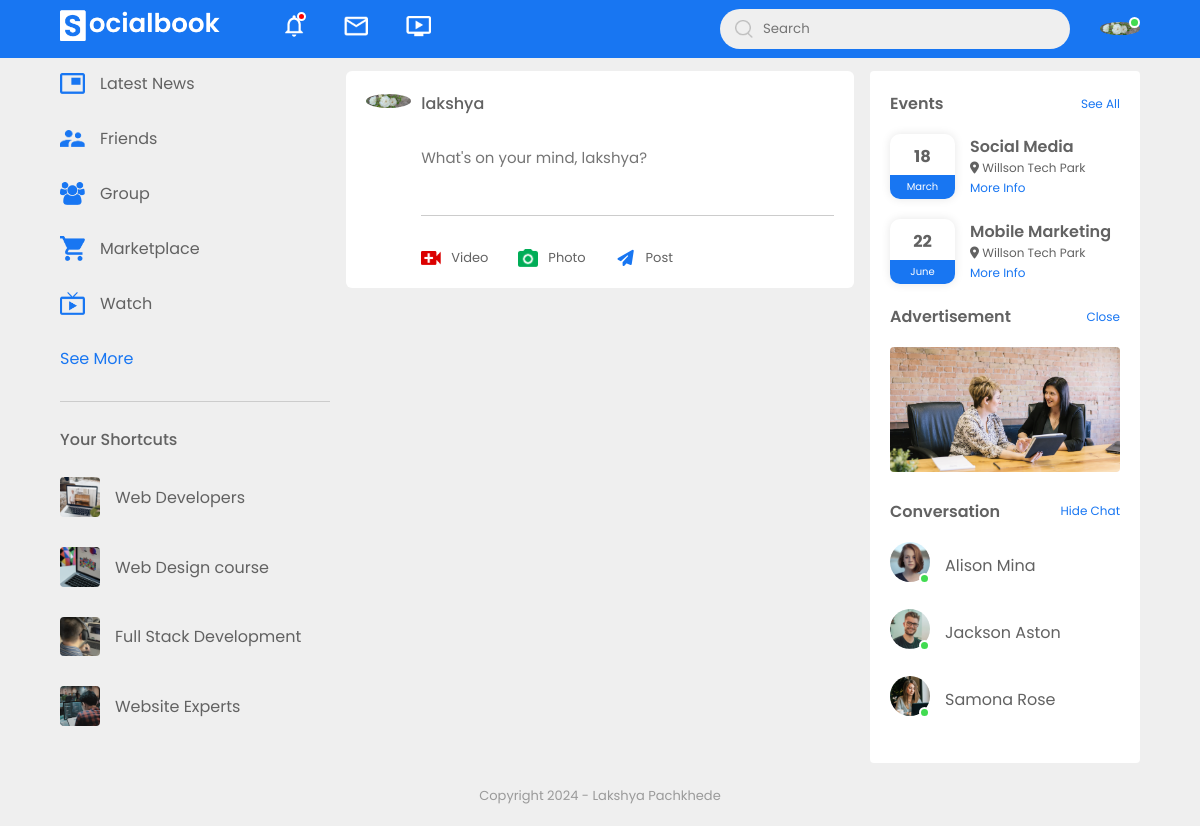
Before: / (signed in) with the older database file.
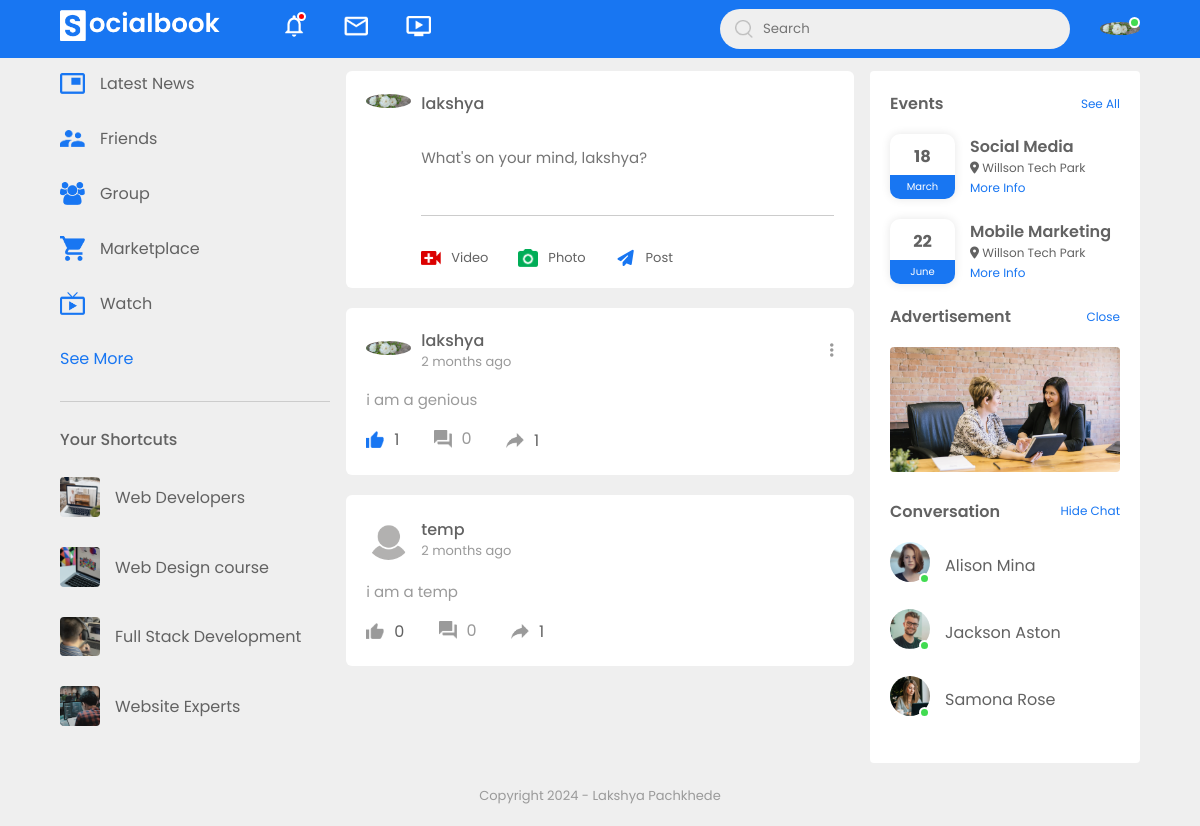
After: the same page with the newer database file.
### users/models.py (models this page shows, shortened)
class Profile(models.Model):
    user = models.OneToOneField(User, on_delete=models.CASCADE)
    intro = models.CharField(max_length=100, blank=True)
    banner_image = models.ImageField(default="default-banner.jpg", upload_to="profile_pics/banner")
    user_image = models.ImageField(default="default.png", upload_to="profile_pics/user_image")
    works = models.CharField(blank=True, max_length=50)
    education = models.CharField(blank=True, max_length=50)
    home = models.CharField(blank=True, max_length=50)
    location = models.CharField(blank=True, max_length=50)
    friends = models.ManyToManyField('self', blank=True, symmetrical=False, related_name="friends_with")

### posts/models.py (models this page shows, shortened)
class Post(models.Model):
    author = models.ForeignKey(User, on_delete=models.CASCADE)
    date_posted = models.DateTimeField(auto_now_add=True)
    caption = models.TextField()
    images = models.ManyToManyField("Image", related_name="photo_post", blank=True)

### posts/views.py (the view)
# urls.py: path('', views.PostListView.as_view(), name='post-home'),
class PostListView(LoginRequiredMixin, ListView):
    template_name = 'posts/home.html'
    context_object_name = 'posts'
    paginate_by = 5
    def get_queryset(self):
        user_profile = self.request.user.profile
        friends = user_profile.friends.all()
        friends_user = friends.values_list('user', flat=True)
        friends_posts = Post.objects.filter(
            Q(author__in=friends_user) | Q(shares__shared_by__in=friends_user)
        ).distinct().annotate(total_shares=Count('shares'), total_likes=Count('likes')).order_by('-date_posted')
        popular_posts = Post.objects.exclude(
            Q(author__in=friends_user) | Q(shares__shared_by__in=friends_user)
        ).annotate(
            total_shares=Count('shares'), total_likes=Count('likes')
        ).order_by("-total_likes", "-total_shares", "-date_posted")
        posts = list(friends_posts) + list(popular_posts)
        return posts

### posts/templatetags/custom_filters.py (called while the page is built)
@register.filter(name='has_liked')
def has_liked(post, user):
    return post.likes.filter(author=user).exists()

### posts/templates/posts/home.html (shortened to what this page needs)
{% extends "posts/base.html" %}
{% load static %}
{% load custom_filters %}
{% block content %}
<div class="main">
    <div class="left-sidebar">
        <div class="imp-links">
            <a href="#"><img src="{% static "posts/images/news.png" %}"> Latest News</a>
            <a href="#"><img src="{% static "posts/images/friends.png" %}"> Friends</a>
            <a href="#"><img src="{% static "posts/images/group.png" %}"> Group</a>
            <a href="#"><img src="{% static "posts/images/marketplace.png" %}"> Marketplace</a>
            <a href="#"><img src="{% static "posts/images/watch.png" %}"> Watch</a>
            <a href="#">See More</a>
        </div>
        <div class="shortcut-links">
            <p>Your Shortcuts</p>
            <a href="#"><img src="{% static "posts/images/shortcut-1.png" %}"> Web Developers</a>
            <a href="#"><img src="{% static "posts/images/shortcut-2.png" %}"> Web Design course</a>
            <a href="#"><img src="{% static "posts/images/shortcut-3.png" %}"> Full Stack Development</a>
            <a href="#"><img src="{% static "posts/images/shortcut-4.png" %}"> Website Experts</a>
        </div>
    </div>
    <div class="main-content">
        <div class="write-post-container ">
            <div class="user-profile">
                <img src="{{ user.profile.user_image.url }}">
                <div>
                    <p>{{ user.username }}</p>
                </div>
            </div>
            <div class="post-input-container">
                <form method="post" enctype="multipart/form-data" action={% url "post-create" %}>
                <textarea rows="3" name="caption" placeholder="What's on your mind, {{ user.username }}?" class="post-text"></textarea>
                <div class="add-post-links">
                    <a href="#"><img src="{% static "posts/images/live-video.png" %}"> Video</a>
                    <a href="{% url "post-create" %}"><img src="{% static "posts/images/photo.png" %}"> Photo</a>
                    <a><button class="hide-button" type="submit">Post</button></a>
                </div>
            </div>
        </div>
        {% for post in posts %}
            <div class="post-container">
                <div class="post-row">
                    <div class="user-profile">
                        <a href="{% url "profile" post.author.username %}"><img src="{{ post.author.profile.user_image.url }}"></a>
                        <div>
                            <p>{{ post.author.username }}</p>
                            <span>{{ post.date_posted|timesince }} ago</span>
                        </div>
                    </div>
                    {% if post.author == user %}
                    <div class="menu-container menu{{ post.id }}">
                        <a class="menu-icon" onclick="toggleDropdown('menu{{ post.id }}')">
                            <i class="fas fa-ellipsis-v"></i>
                        </a>
                    </div>
                    {% endif %}
                </div>
                <a href="{% url "post-detail" post.pk %}" class="post-text"><p class="post-text">{{ post.caption|truncatewords:20 }}</p></a>
                <div class="post-row">
                    <div class="activity-icons">
                        <div id="like-section-{{post.id}}">
                            {% if post|has_liked:user %}
                                <img src="{% static "posts/images/like-blue.png" %}" id="like-icon-{{post.id}}" class="like-icon" data-liked="true">
                            {% else %}
                                <img src="{% static "posts/images/like.png" %}" id="like-icon-{{post.id}}" class="like-icon" data-liked="false">
                            {% endif %}
                            <span id="likes-count-{{post.id}}">{{ post.total_likes }}</span>
                        </div>
                        <a href="{% url "post-detail" post.pk%}"><div><img src="{% static "posts/images/comments.png" %}">{{ post.comments.count }}</div></a>
                        <div class="share-btn" data-post-id={{post.id}}><img src="{% static "posts/images/share.png" %}">  <span id="share-count-{{post.id}}">{{ post.total_shares }}</span></div>
                    </div>
                </div>
            </div>
        {% endfor %}
    </div>
    <div class="right-sidebar">
        <div class="sidebar-title">
            <h4>Events</h4>
            <a href="#">See All</a>
        </div>
        <div class="event">
            <div class="left-event">
                <h3>18</h3>
                <span>March</span>
            </div>
            <div class="right-event">
                <h4>Social Media</h4>
                <p><i class="fa-solid fa-location-dot"></i> Willson Tech Park</p>
                <a href="#">More Info</a>
            </div>
        </div>
        <div class="event">
            <div class="left-event">
                <h3>22</h3>
                <span>June</span>
            </div>
            <div class="right-event">
                <h4>Mobile Marketing</h4>
                <p><i class="fa-solid fa-location-dot"></i> Willson Tech Park</p>
                <a href="#">More Info</a>
            </div>
        </div>
        <div class="sidebar-title">
            <h4>Advertisement</h4>
            <a href="#">Close</a>
        </div>
        <img src="{% static "posts/images/advertisement.png" %}" class="sidebar-ads">
        <div class="sidebar-title">
            <h4>Conversation</h4>
            <a href="#">Hide Chat</a>
        </div>
        <div class="online-list">
            <div class="online">
                <img src="{% static "posts/images/member-1.png" %}">
            </div>
            <p>Alison Mina</p>
        </div>
        <div class="online-list">
            <div class="online">
                <img src="{% static "posts/images/member-2.png" %}">
            </div>
            <p>Jackson Aston</p>
        </div>
        <div class="online-list">
            <div class="online">
                <img src="{% static "posts/images/member-3.png" %}">
            </div>
            <p>Samona Rose</p>
        </div>
    </div>
</div>
{% endblock content %}

### posts/templates/posts/base.html (shortened to what this page needs)
{% load static %}
<!DOCTYPE html>
<html lang="en">
<head>
    <link rel="stylesheet" href="https://cdn.jsdelivr.net/npm/swiper@11/swiper-bundle.min.css" />
    <link rel="stylesheet" href="{% static "posts/style.css" %}">
    <link rel="stylesheet" href="{% static "posts/post_detail.css" %}">
    <link  href="{% static "users/cropperjs/cropper.css" %}" rel="stylesheet">
</head>
<body>
    <nav>
        <div class="nav-left">
            <a href="{% url "post-home" %}">
                <img src="{% static "posts/images/logo2.png" %}" class="logo">
            </a>
            <ul>
                <li>
                    <a href="{% url "notifications" %}" class="notification-red"><img src="{% static "posts/images/notification.png" %}"></a>
                </li>
                <li>
                    <img src="{% static "posts/images/inbox.png" %}">
                </li>
                <li>
                    <img src="{% static "posts/images/video.png" %}">
                </li>
            </ul>
        </div>
        <div class="nav-right">
            <div class="search-box">
                <form method="GET" action="{% url 'search' %}">
                <img src="{% static "posts/images/search.png" %}">
                <input type="text" placeholder="Search" name="q" required>
                </form>
            </div>
            <div class="nav-user-icon online" onclick="settingsMenuToogle()">
                <img src="{{ user.profile.user_image.url }}">
            </div>
        </div>
    </nav>
    {% block content %}
    {% endblock content %}
    <div class="footer">
        <p>Copyright 2024 - Lakshya Pachkhede</p>
    </div>
</body>
</html>

### posts/static/posts/post_detail.css (style rules this page uses)
.hide-button { background: transparent; border: 0; }

Changed rows visible on the page:
added Post: author.profile.user_image (picture), author.username "lakshya", date_posted "2 months", caption "i am a genious", total_likes "1", comments.count "0", total_shares "1"
added Post: author.profile.user_image (placeholder picture), author.username "temp", date_posted "2 months", caption "i am a temp", total_likes "0", comments.count "0", total_shares "1"
